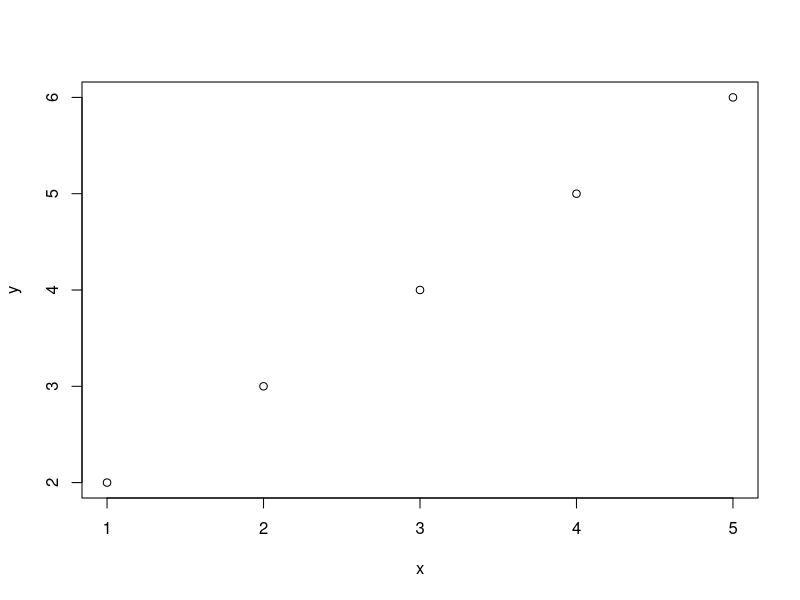

R code for this plot:
## ---- chunk 1
x = 1
class(x)
typeof(x)
dim(x)
## ---- chunk 2
knitr::include_graphics("http://r4ds.had.co.nz/diagrams/data-structures-overview.png")
## ---- chunk 3
x = 5
## ---- chunk 4
sin(x)
exp(x)
sinx = sin(x)
## ---- chunk 5
plus1 = function(x) {
  x + 1
}
plus1(x)
## ---- chunk 6
x = c(1, 2, 5)
x
x^2
x + 2
## ---- chunk 7
x = c(1, 2, 5)
for(i in x){
  print(i^2)
}
## ---- chunk 8
for(i in 1:length(x)){
  if(i == 1) x2 = x[i]^2
  else x2 = c(x2, x[i]^2)
}
x2
## ---- chunk 9
a = TRUE
b = 1:5
c = pi
d = "Hello Leeds"
## ---- chunk 10
ab = c(a, b)
ab
class(ab)
## ---- chunk 11
class(c(a, b))
class(c(a, c))
class(c(b, d))
## ---- chunk 12
x = 1:5
y = 2:6
plot(x, y)
## ---- chunk 13
x = seq(1,2, by = 0.2)
length(x)
x = seq(1, 2, length.out = 5)
length(x)
## ---- chunk 14
x = 1:5
# class(x)
x = c(1:4, 4.9999999)
# class(x)
## ---- chunk 15
library(sf)
## ---- chunk 16
x = 1:9
y = x^2
xdf = data.frame(v1 = x, x = x, y = y)
xsf = st_as_sf(x = xdf, coords = c("x", "y"))
## ---- chunk 17
knitr::include_graphics("http://geocompr.robinlovelace.net/figures/sf-classes.png")
## ---- chunk 18
class(xsf)
names(xsf)
xsf$geometry[1]
unclass(xsf$geometry[1][[1]])
attributes(xsf$geometry[1][[1]])
## ---- chunk 19
(xy = st_point(c(5, 2))) # XY point
(xyg = st_sfc(xy))
(xysf = st_sf(xyg))
